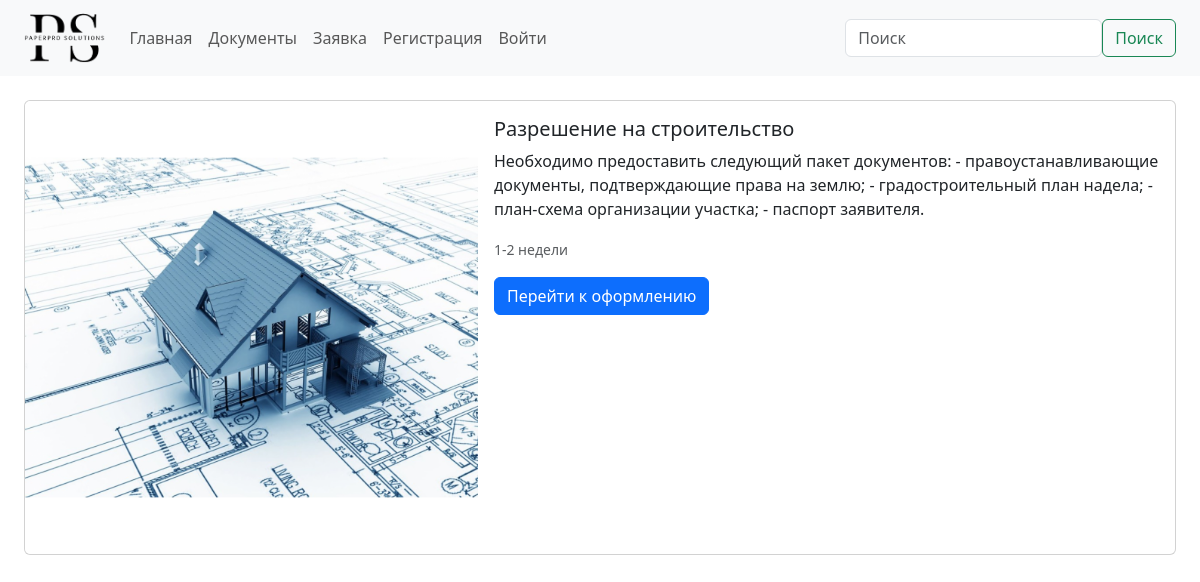
Screenshot of /doc/4/ with the database file from the repository.
### documents/models.py (models this page shows, shortened)
class Documents(models.Model):
    image = models.ImageField('Изображение', upload_to='images/')
    title = models.CharField('Название документа', max_length=128)
    body = models.TextField('Описание документа')
    deadline = models.CharField('Сроки выдачи', max_length=32)
    class Meta:
        verbose_name = 'Документ'
        verbose_name_plural = 'Документы'

### documents/views.py (the view)
# urls.py: path('<int:pk>/', DocDetailView.as_view(), name='doc_detail'),
class DocDetailView(DetailView):
    model = Documents
    template_name = 'documents/doc_detail.html'
    context_object_name = 'doc_detail'

### documents/templates/documents/doc_detail.html (shortened to what this page needs)
{% extends 'root.html' %}
{% block content %}
<div>
    <div class="card mb-3 d-flex ">
        <div class="d-flex justify-content-center">
            <div>
                <img src="{{ doc_detail.image.url }}" class="img-fluid rounded-start" style="height: auto; wight: auto;" alt="...">
            </div>
            <div class="card-body">
                <h5 class="card-title">{{ doc_detail.title }}</h5>
                <p class="card-text">{{ doc_detail.body }}</p>
                <p class="card-text"><small class="text-muted">{{ doc_detail.deadline }}</small></p>
                {% if user.is_authenticated %}
                <a class="btn btn-primary" href="{% url 'appli:appli' %}">Перейти к оформлению</a>
                {% else %}
                <button type="button" class="btn btn-primary" data-bs-toggle="modal" data-bs-target="#exampleModal">
                    Перейти к оформлению
                </button>
                {% endif %}
            </div>
        </div>
    </div>
</div>
{% endblock %}

### rows the page displays
Documents: image (picture), title "Разрешение на строительство", body "Необходимо предоставить следующий пакет документов: - правоустанавливающие документы, подтверждающие права на землю; - градостроительный план надела; - план-схема организации участка; - паспорт заявителя.", deadline "1-2 недели"
